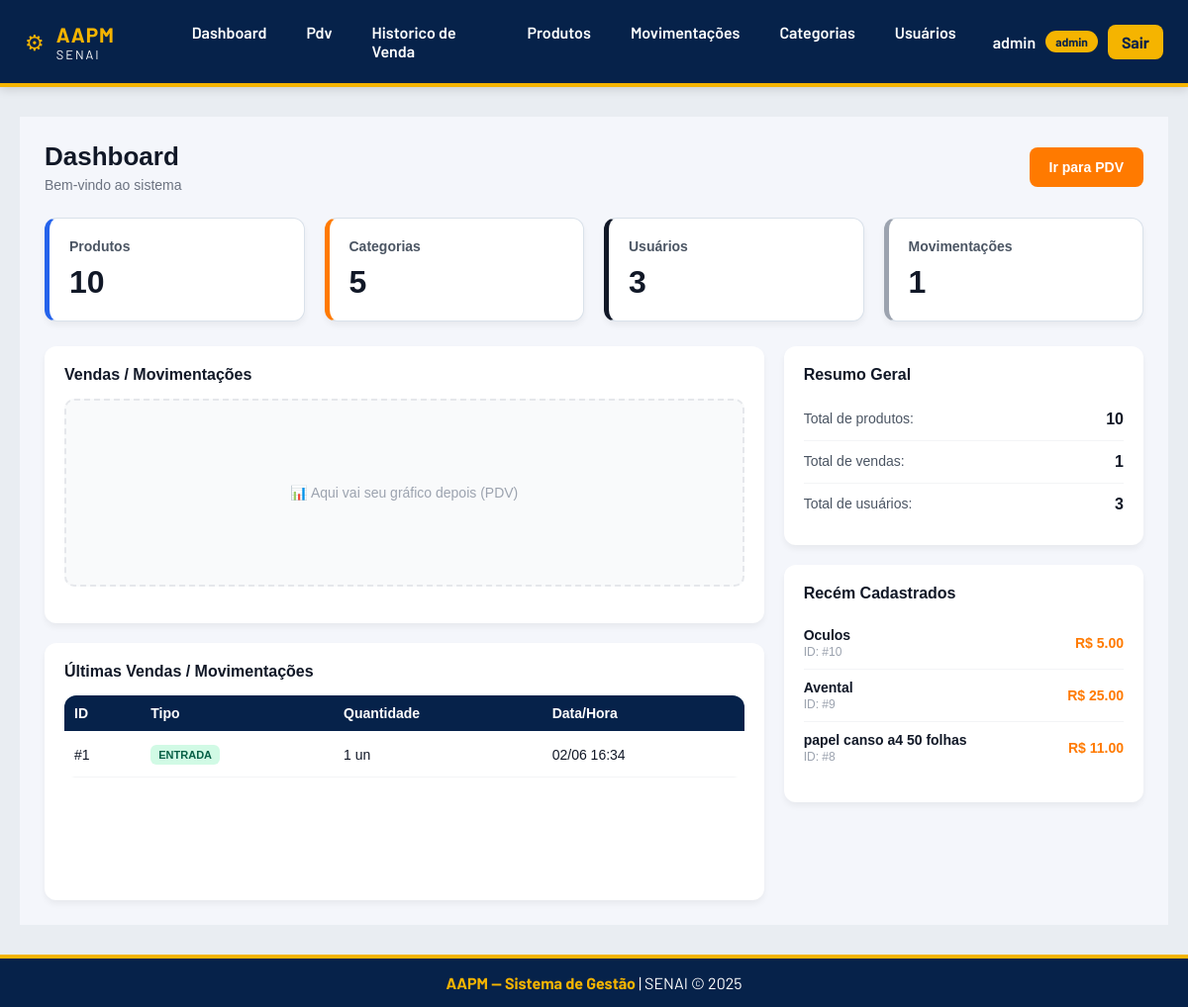
/ (signed in), run on the app's committed database.
### app/models/movimentacao.py (models this page shows, shortened)
class Movimentacao(Base):
    __tablename__ = "movimentacoes"
    id = Column(Integer, primary_key=True, autoincrement=True, index= True)
    tipo = Column(Enum(Tipo_de_movimentacao), nullable=False)
    quantidade = Column(Integer, nullable=False)
    preco_unitario = Column(Float, nullable=False, default=0.0)
    observacao = Column(String(255), nullable=True)
    criado_em = Column(DateTime, server_default=func.now())
    produto_id = Column(Integer, ForeignKey("produtos.id", ondelete="CASCADE"), nullable=False)
    usuario_id = Column(Integer, ForeignKey("usuarios.id", ondelete="SET NULL"), nullable=False)
    produto = relationship("Produto", backref="movimentacoes")
    usuario = relationship("Usuario", backref="movimentacoes")

### app/models/produto.py (models this page shows, shortened)
class Produto(Base):
    __tablename__ = "produtos"
    id = Column(Integer, primary_key=True, autoincrement=True, index=True)
    nome = Column(String (150), nullable=False, index=True)
    preco = Column(Float, nullable=False, default=0.0)
    estoque_atual = Column (Integer, nullable=False, default=0)
    ativo = Column (Boolean, default=True)
    imagem_path = Column(String(255), nullable=True)
    categoria_id = Column (Integer, ForeignKey("categorias.id", ondelete="SET NULL"), nullable=True)
    categoria = relationship("Categoria", back_populates="produtos")

### app/main.py (the view)
@app.get("/")
def tela_home(
    request: Request,
    usuario = Depends(get_usuario_opcional),
    db = Depends(get_db)
):
    if usuario is None:
        return templates.TemplateResponse(request, "index.html", {"request": request})
    total_produtos = db.query(Produto).count()
    total_categorias = db.query(Categoria).count()
    total_usuarios = db.query(Usuario).count()
    total_movimentacoes = db.query(Movimentacao).count()
    ultimas_movimentacoes = db.query(Movimentacao).order_by(Movimentacao.id.desc()).limit(4).all()
    ultimos_produtos = db.query(Produto).order_by(Produto.id.desc()).limit(3).all()
    return templates.TemplateResponse(
        request,
        "dashboard.html",
        {
            "request": request,
            "usuario": usuario,
            "total_produtos": total_produtos,
            "total_categorias": total_categorias,
            "total_usuarios": total_usuarios,
            "total_movimentacoes": total_movimentacoes,
            "ultimas_movimentacoes": ultimas_movimentacoes, # Enviando pro HTML
            "ultimos_produtos": ultimos_produtos           # Enviando pro HTML
        }
    )

### app/templates/dashboard.html (shortened to what this page needs)
{% extends "base.html" %}
{% block extra_css %}
<link rel="stylesheet" href="/static/css/dash-board.css">
{% endblock %}
{% block conteudo %}
<div class="dash-container">
    <div class="dash-header">
        <div>
            <h1>Dashboard</h1>
            <p>Bem-vindo ao sistema</p>
        </div>
        <a href="/pdv" class="btn-pdv">Ir para PDV</a>
    </div>
    <div class="dash-cards">
        <div class="card card-blue">
            <h3>Produtos</h3>
            <p class="card-number">{{ total_produtos | default(0) }}</p>
        </div>
        <div class="card card-orange">
            <h3>Categorias</h3>
            <p class="card-number">{{ total_categorias | default(0) }}</p>
        </div>
        <div class="card card-dark">
            <h3>Usuários</h3>
            <p class="card-number">{{ total_usuarios | default(0) }}</p>
        </div>
        <div class="card card-gray">
            <h3>Movimentações</h3>
            <p class="card-number">{{ total_movimentacoes | default(0) }}</p>
        </div>
    </div>
    <div class="dash-grid">
        <div class="dash-left">
            <div class="box large">
                <h3>Vendas / Movimentações</h3>
                <div class="chart-placeholder">
                    📊 Aqui vai seu gráfico depois (PDV)
                </div>
            </div>
            <div class="box table-box">
                <h3>Últimas Vendas / Movimentações</h3>
                <table class="dash-table">
                    <thead>
                        <tr>
                            <th>ID</th>
                            <th>Tipo</th>
                            <th>Quantidade</th>
                            <th>Data/Hora</th>
                        </tr>
                    </thead>
                    <tbody>
                        {% for mov in ultimas_movimentacoes %}
                        <tr>
                            <td>#{{ mov.id }}</td>
                            <td>
                                <span class="badge {{ 'badge-entrada' if mov.tipo == 'entrada' else 'badge-saida' }}">
                                    {{ mov.tipo | upper }}
                                </span>
                            </td>
                            <td>{{ mov.quantidade }} un</td>
                            <td>{{ mov.criado_em.strftime('%d/%m %H:%M') if mov.criado_em else 'Agora' }}</td>
                        </tr>
                        {% else %}
                        <tr>
                            <td colspan="4" class="table-empty">Nenhuma movimentação recente registrada.</td>
                        </tr>
                        {% endfor %}
                    </tbody>
                </table>
            </div>
        </div>
        <div class="dash-right">
            <div class="box small">
                <h3>Resumo Geral</h3>
                <div class="resumo-item">
                    <span>Total de produtos:</span>
                    <strong>{{ total_produtos | default(0) }}</strong>
                </div>
                <div class="resumo-item">
                    <span>Total de vendas:</span>
                    <strong>{{ total_movimentacoes | default(0) }}</strong>
                </div>
                <div class="resumo-item">
                    <span>Total de usuários:</span>
                    <strong>{{ total_usuarios | default(0) }}</strong>
                </div>
            </div>
            <div class="box small-products">
                <h3>Recém Cadastrados</h3>
                <div class="produtos-lista">
                    {% for prod in ultimos_produtos %}
                    <div class="produto-item">
                        <div>
                            <p class="p-nome">{{ prod.nome }}</p>
                            <p class="p-detalhe">ID: #{{ prod.id }}</p>
                        </div>
                        <span class="p-preco">R$ {{ "%.2f"|format(prod.preco) if prod.preco else '0.00' }}</span>
                    </div>
                    {% else %}
                    <p class="lista-empty">Nenhum produto cadastrado recentemente.</p>
                    {% endfor %}
                </div>
            </div>
        </div>
    </div>
</div>
{% endblock %}

### app/static/css/base.css (style rules this page uses)
* { margin:0; padding:0; box-sizing:border-box; }
body { font-family:'Barlow', sans-serif; background:#e9edf2; color:#1f2937; min-height:100vh; display:flex; flex-direction:column; }
.card { background:white; border-radius:12px; padding:20px; border:1px solid #d9e1ea; box-shadow:0 2px 6px rgba(0,0,0,.05); }
table { width:100%; border-collapse:collapse; background:white; border-radius:12px; overflow:hidden; }
thead { background:#06224a; color:#f5b400; }
th { padding:14px; text-align:left; }
td { padding:14px; border-bottom:1px solid #e5e7eb; }

### app/static/css/dash-board.css (style rules this page uses)
.dash-container { padding: 25px; background-color: #f4f6fb !important; min-height: 100vh; box-sizing: border-box; font-family: sans-serif; }
.dash-header { display: flex; justify-content: space-between; align-items: center; margin-bottom: 25px; }
.dash-header h1 { margin: 0; font-size: 26px; color: #111827; }
.dash-header p { margin: 5px 0 0; color: #6b7280; font-size: 14px; }
.btn-pdv { background-color: #ff7a00; color: #ffffff !important; padding: 12px 20px; border-radius: 8px; text-decoration: none; font-weight: bold; font-size: 14px; transition: background 0.2s; }
.dash-cards { display: grid; grid-template-columns: repeat(4, 1fr); gap: 20px; margin-bottom: 25px; }
.card { background-color: #ffffff !important; padding: 20px; border-radius: 12px; box-shadow: 0 4px 6px rgba(0, 0, 0, 0.05); }
.card h3 { margin: 0; font-size: 14px; color: #4b5563; }
.card-number { font-size: 32px !important; font-weight: 700 !important; color: #111827 !important; margin: 10px 0 0 0 !important; display: block !important; }
.card-blue { border-left: 5px solid #2563eb; }
.card-orange { border-left: 5px solid #ff7a00; }
.card-dark { border-left: 5px solid #111827; }
.card-gray { border-left: 5px solid #9ca3af; }
.dash-grid { display: grid; grid-template-columns: 2fr 1fr; gap: 20px; align-items: start; }
.dash-left, .dash-right { display: flex; flex-direction: column; gap: 20px; }
.box { background-color: #ffffff !important; padding: 20px; border-radius: 12px; box-shadow: 0 4px 6px rgba(0, 0, 0, 0.05); box-sizing: border-box; }
.box h3 { margin: 0 0 15px 0; font-size: 16px; color: #111827; }
.large { min-height: 280px; }
.table-box { min-height: 260px; }
.small { min-height: 200px; }
.small-products { background-color: #ffffff !important; padding: 20px; border-radius: 12px; box-shadow: 0 4px 6px rgba(0, 0, 0, 0.05); box-sizing: border-box; min-height: 240px; }
.resumo-item { display: flex; justify-content: space-between; padding: 12px 0; border-bottom: 1px solid #f3f4f6; font-size: 14px; }
.resumo-item:last-child { border-bottom: none; }
.resumo-item span { color: #4b5563; }
.resumo-item strong { color: #111827; font-size: 16px; }
.chart-placeholder { height: 190px; display: flex; align-items: center; justify-content: center; color: #9ca3af; border: 2px dashed #e5e7eb; border-radius: 10px; background-color: #f9fafb; font-size: 14px; }
.dash-table { width: 100%; border-collapse: collapse; font-size: 14px; }
.dash-table th { text-align: left; padding: 10px; color: #ffffff; font-weight: 600; border-bottom: 2px solid #ffffff; }
.dash-table td { padding: 12px 10px; color: #111827; border-bottom: 1px solid #f3f4f6; }
.badge { padding: 4px 8px; border-radius: 6px; font-size: 11px; font-weight: bold; display: inline-block; }
.badge-entrada { background-color: #d1fae5; color: #065f46; }
.produto-item { display: flex; justify-content: space-between; align-items: center; padding: 10px 0; border-bottom: 1px solid #f3f4f6; }
.produto-item:last-child { border-bottom: none; }
.p-nome { margin: 0; font-size: 14px; font-weight: 600; color: #111827; }
.p-detalhe { margin: 2px 0 0 0; font-size: 12px; color: #9ca3af; }
.p-preco { font-size: 14px; font-weight: bold; color: #ff7a00; }

### data on the page
Movimentacao: id "1", tipo "ENTRADA", quantidade "1", criado_em "02/06 16:34"
Produto: nome "Oculos", id "10", preco "5.00"
Produto: nome "Avental", id "9", preco "25.00"
Produto: nome "papel canso a4 50 folhas", id "8", preco "11.00"

### other printed values
{{ usuario.nome }} "admin"
{{ usuario.role }} "admin"
{{ total_produtos | default(0) }} "10"
{{ total_categorias | default(0) }} "5"
{{ total_usuarios | default(0) }} "3"
{{ total_movimentacoes | default(0) }} "1"
